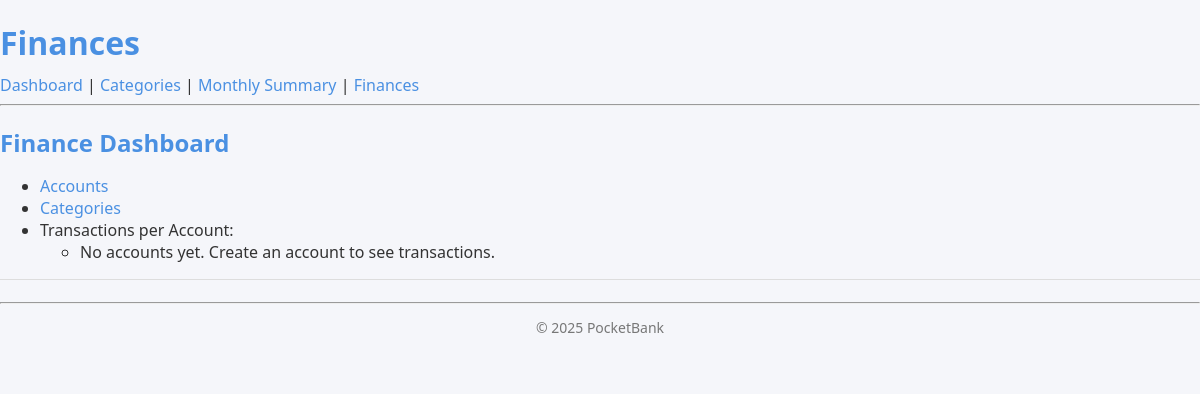
/finance/ (signed in), run on an earlier commit of the app's database.
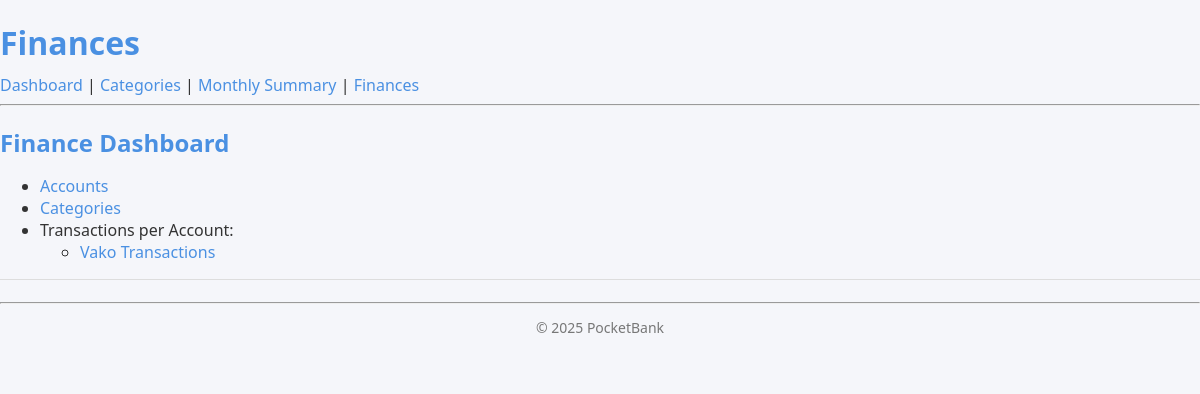
And on a later commit of the database.
### finance/models.py (models this page shows, shortened)
class Account(models.Model):
    name = models.CharField(max_length=50)
    balance = models.DecimalField(max_digits=15, decimal_places=2)
    owner = models.ForeignKey(User, on_delete=models.CASCADE)
    is_active = models.BooleanField(default=True)
    ACCOUNT_TYPES = [
    ('checking', 'Checking'),
    ('savings', 'Savings'),
    ('credit', 'Credit Card'),
]
    account_type = models.CharField(max_length=20, choices=ACCOUNT_TYPES)

### finance/views.py (the view)
# urls.py: path('', FinanceHome, name='finance_home'),
@login_required
def FinanceHome(request):
    accounts = Account.objects.filter(owner=request.user)
    return render(request, 'finance/finance_home.html', {'accounts': accounts})

### templates/finance/finance_home.html
{% extends "base.html" %}
{% block page_title %}Finances{% endblock %}
{% block content %}
<h2>Finance Dashboard</h2>
<ul>
    <li><a href="{% url 'finance_account_list' %}">Accounts</a></li>
    <li><a href="{% url 'finance_category_list' %}">Categories</a></li>
    <li>Transactions per Account:</li>
    <ul>
        {% for account in accounts %}
        <li>
            <a href="{% url 'finance_transaction_list' account.pk %}">
                {{ account.name }} Transactions
            </a>
        </li>
        {% empty %}
        <li>No accounts yet. Create an account to see transactions.</li>
        {% endfor %}
    </ul>
</ul>
{% endblock %}

What changed in the data, as far as the page shows it:
added Account: name "Vako"
Also different on the page:
text no longer shown: "No accounts yet. Create an account to see transactions."
